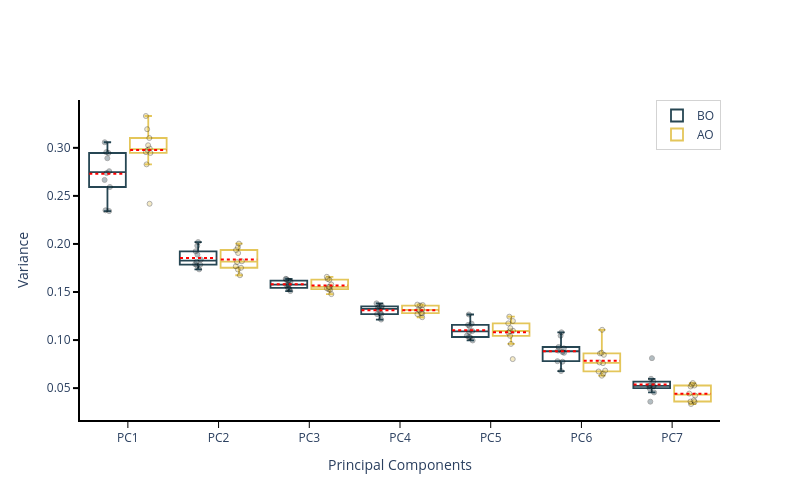

The code cell stored with this chart in its notebook:
### Code cell
plot_variance(mean_by_event_pc, save=True, format="pdf")

### Figure 1 — Plotly figure (JSON) as saved in the notebook; plotly's stock layout.template omitted (floating-point values rounded to 4 significant figures)
{"data": [{"alignmentgroup": "timepoint", "boxmean": false, "boxpoints": "all", "fillcolor": "white", "jitter": 0.2, "legendgroup": "BO", "line": {"color": "#264653", "width": 1.8}, "marker": {"color": "#264653", "line": {"color": "black", "width": 0.9}, "opacity": 0.35, "size": 5}, "name": "BO", "offsetgroup": "BO", "pointpos": 0, "showlegend": true, "type": "box", "whiskerwidth": 0.2, "x": ["PC1", "PC2", "PC3", "PC4", "PC5", "PC6", "PC7", "PC1", "PC2", "PC3", "PC4", "PC5", "PC6", "PC7", "PC1", "PC2", "PC3", "PC4", "PC5", "PC6", "PC7", "PC1", "PC2", "PC3", "PC4", "PC5", "PC6", "PC7", "PC1", "PC2", "PC3", "PC4", "PC5", "PC6", "PC7", "PC1", "PC2", "PC3", "PC4", "PC5", "PC6", "PC7", "PC1", "PC2", "PC3", "PC4", "PC5", "PC6", "PC7", "PC1", "PC2", "PC3", "PC4", "PC5", "PC6", "PC7", "PC1", "PC2", "PC3", "PC4", "PC5", "PC6", "PC7", "PC1", "PC2", "PC3", "PC4", "PC5", "PC6", "PC7"], "y": [0.2342, 0.1736, 0.1543, 0.1351, 0.1171, 0.1046, 0.08116, 0.3058, 0.1785, 0.1573, 0.134, 0.1046, 0.06775, 0.05208, 0.2757, 0.1789, 0.1532, 0.1354, 0.1158, 0.08906, 0.05199, 0.2737, 0.1838, 0.1606, 0.1334, 0.1094, 0.08671, 0.05241, 0.2955, 0.202, 0.1574, 0.128, 0.1032, 0.07804, 0.03589, 0.235, 0.1774, 0.1619, 0.1382, 0.1266, 0.1081, 0.05285, 0.2892, 0.1924, 0.151, 0.127, 0.1029, 0.08763, 0.0499, 0.2666, 0.1814, 0.1578, 0.1316, 0.1144, 0.09137, 0.05684, 0.2593, 0.1889, 0.1637, 0.127, 0.1086, 0.09277, 0.05971, 0.2946, 0.1981, 0.1633, 0.1213, 0.0996, 0.07751, 0.0455]}, {"alignmentgroup": "timepoint", "boxmean": false, "boxpoints": "all", "fillcolor": "white", "jitter": 0.2, "legendgroup": "AO", "line": {"color": "#E4C65A", "width": 1.8}, "marker": {"color": "#E4C65A", "line": {"color": "black", "width": 0.9}, "opacity": 0.35, "size": 5}, "name": "AO", "offsetgroup": "AO", "pointpos": 0, "showlegend": true, "type": "box", "whiskerwidth": 0.2, "x": ["PC1", "PC2", "PC3", "PC4", "PC5", "PC6", "PC7", "PC1", "PC2", "PC3", "PC4", "PC5", "PC6", "PC7", "PC1", "PC2", "PC3", "PC4", "PC5", "PC6", "PC7", "PC1", "PC2", "PC3", "PC4", "PC5", "PC6", "PC7", "PC1", "PC2", "PC3", "PC4", "PC5", "PC6", "PC7", "PC1", "PC2", "PC3", "PC4", "PC5", "PC6", "PC7", "PC1", "PC2", "PC3", "PC4", "PC5", "PC6", "PC7", "PC1", "PC2", "PC3", "PC4", "PC5", "PC6", "PC7", "PC1", "PC2", "PC3", "PC4", "PC5", "PC6", "PC7", "PC1", "PC2", "PC3", "PC4", "PC5", "PC6", "PC7"], "y": [0.2418, 0.1768, 0.1552, 0.1359, 0.1244, 0.1107, 0.05528, 0.2947, 0.1674, 0.1522, 0.1365, 0.1198, 0.0767, 0.0527, 0.3027, 0.1734, 0.1478, 0.1369, 0.1174, 0.06825, 0.05356, 0.2956, 0.1811, 0.1553, 0.1319, 0.1077, 0.08612, 0.04222, 0.3194, 0.182, 0.1536, 0.1318, 0.1124, 0.06733, 0.03347, 0.2828, 0.1937, 0.1628, 0.127, 0.1097, 0.08674, 0.03732, 0.2978, 0.1966, 0.1529, 0.128, 0.1044, 0.08463, 0.03574, 0.2994, 0.1752, 0.1578, 0.1308, 0.1091, 0.07594, 0.05171, 0.3331, 0.2004, 0.1636, 0.1237, 0.08019, 0.06289, 0.03605, 0.3102, 0.1905, 0.1658, 0.128, 0.096, 0.06512, 0.04434]}], "layout": {"boxgap": 0.1, "boxgroupgap": 0.1, "boxmode": "group", "height": 500, "legend": {"bgcolor": "rgba(255,255,255,0.7)", "bordercolor": "lightgray", "borderwidth": 1, "traceorder": "normal", "x": 0.9, "xanchor": "left", "y": 1, "yanchor": "top"}, "paper_bgcolor": "white", "plot_bgcolor": "white", "shapes": [{"line": {"color": "red", "dash": "dot", "width": 2}, "type": "line", "x0": 0.025, "x1": 0.425, "xref": "x", "y0": 0.2977, "y1": 0.2977, "yref": "y"}, {"line": {"color": "red", "dash": "dot", "width": 2}, "type": "line", "x0": -0.425, "x1": -0.025, "xref": "x", "y0": 0.273, "y1": 0.273, "yref": "y"}, {"line": {"color": "red", "dash": "dot", "width": 2}, "type": "line", "x0": 1.025, "x1": 1.425, "xref": "x", "y0": 0.1837, "y1": 0.1837, "yref": "y"}, {"line": {"color": "red", "dash": "dot", "width": 2}, "type": "line", "x0": 0.575, "x1": 0.975, "xref": "x", "y0": 0.1855, "y1": 0.1855, "yref": "y"}, {"line": {"color": "red", "dash": "dot", "width": 2}, "type": "line", "x0": 2.025, "x1": 2.425, "xref": "x", "y0": 0.1567, "y1": 0.1567, "yref": "y"}, {"line": {"color": "red", "dash": "dot", "width": 2}, "type": "line", "x0": 1.575, "x1": 1.975, "xref": "x", "y0": 0.158, "y1": 0.158, "yref": "y"}, {"line": {"color": "red", "dash": "dot", "width": 2}, "type": "line", "x0": 3.025, "x1": 3.425, "xref": "x", "y0": 0.1311, "y1": 0.1311, "yref": "y"}, {"line": {"color": "red", "dash": "dot", "width": 2}, "type": "line", "x0": 2.575, "x1": 2.975, "xref": "x", "y0": 0.1311, "y1": 0.1311, "yref": "y"}, {"line": {"color": "red", "dash": "dot", "width": 2}, "type": "line", "x0": 4.025, "x1": 4.425, "xref": "x", "y0": 0.1081, "y1": 0.1081, "yref": "y"}, {"line": {"color": "red", "dash": "dot", "width": 2}, "type": "line", "x0": 3.575, "x1": 3.975, "xref": "x", "y0": 0.1102, "y1": 0.1102, "yref": "y"}, {"line": {"color": "red", "dash": "dot", "width": 2}, "type": "line", "x0": 5.025, "x1": 5.425, "xref": "x", "y0": 0.07844, "y1": 0.07844, "yref": "y"}, {"line": {"color": "red", "dash": "dot", "width": 2}, "type": "line", "x0": 4.575, "x1": 4.975, "xref": "x", "y0": 0.08835, "y1": 0.08835, "yref": "y"}, {"line": {"color": "red", "dash": "dot", "width": 2}, "type": "line", "x0": 6.025, "x1": 6.425, "xref": "x", "y0": 0.04424, "y1": 0.04424, "yref": "y"}, {"line": {"color": "red", "dash": "dot", "width": 2}, "type": "line", "x0": 5.575, "x1": 5.975, "xref": "x", "y0": 0.05383, "y1": 0.05383, "yref": "y"}], "showlegend": true, "title": {"text": ""}, "width": 800, "xaxis": {"linecolor": "black", "linewidth": 2, "mirror": false, "showgrid": false, "showline": true, "showticklabels": true, "side": "bottom", "tickcolor": "black", "ticklen": 6, "ticks": "outside", "tickwidth": 1, "title": {"text": "Principal Components"}, "zeroline": false}, "yaxis": {"gridcolor": "lightgray", "linecolor": "black", "linewidth": 2, "mirror": false, "showgrid": false, "showline": true, "showticklabels": true, "side": "left", "tickcolor": "black", "tickformat": ".2f", "ticklen": 5, "ticks": "outside", "tickwidth": 2, "title": {"text": "Variance"}, "zeroline": false}}}
